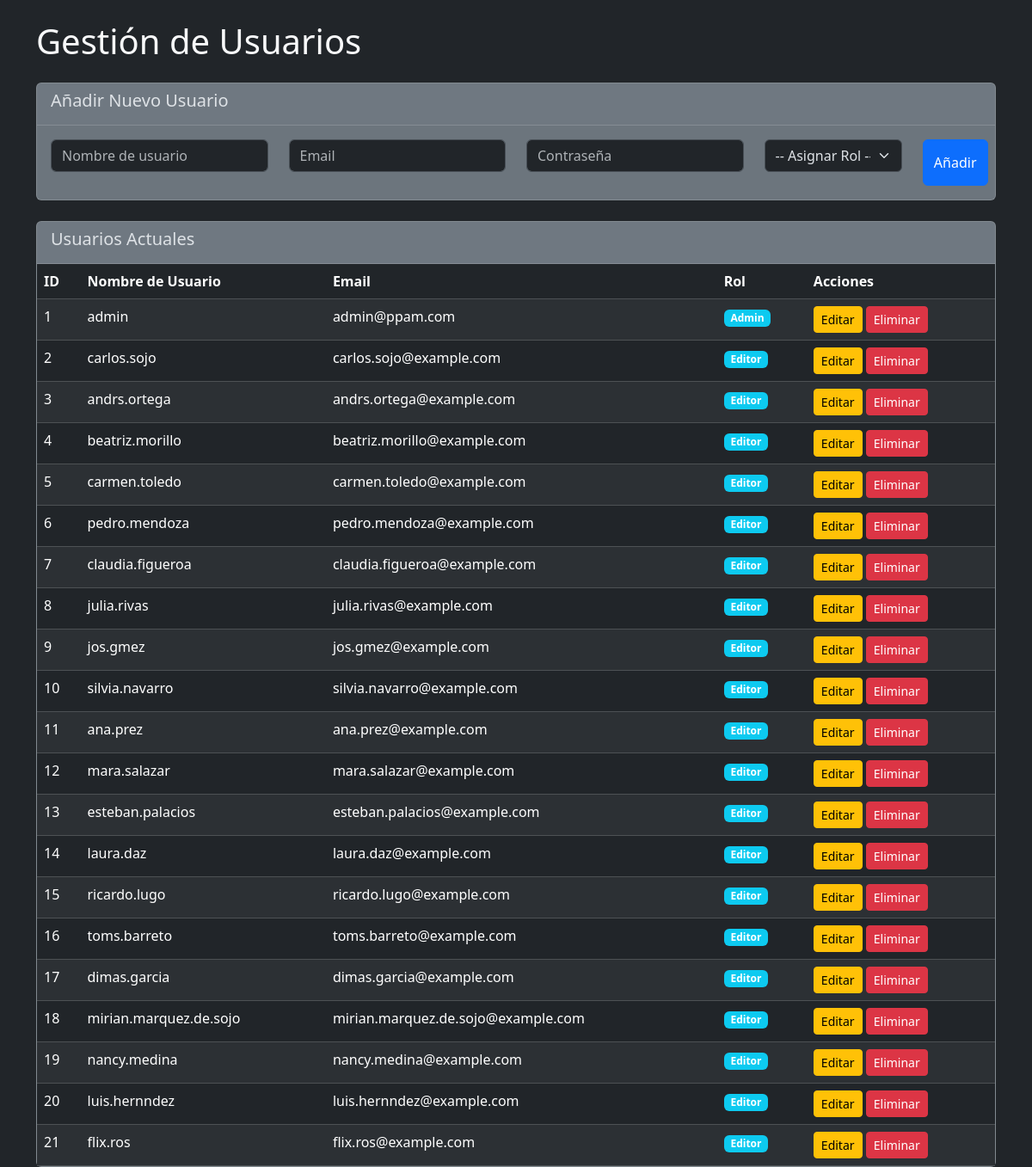
Page /admin/users (signed in) on the committed database.
### core/models.py (models this page shows, shortened)
class User(UserMixin, db.Model):
    __tablename__ = 'users'
    id = db.Column(db.Integer, primary_key=True)
    nombre_completo = db.Column(db.String(150), nullable=False)
    telefono = db.Column(db.String(50), nullable=True)
    fecha_nacimiento = db.Column(db.Date, nullable=True)
    fecha_bautismo = db.Column(db.Date, nullable=True)
    username = db.Column(db.String(64), unique=True, nullable=False)
    email = db.Column(db.String(120), unique=True, nullable=False)
    password_hash = db.Column(db.String(128), nullable=False)
    role_id = db.Column(db.Integer, db.ForeignKey('roles.id'))
    congregacion_id = db.Column(db.Integer, db.ForeignKey('congregaciones.id'))
    privilegios = db.relationship('Privilegio', secondary=user_privilegios, backref=db.backref('users', lazy=True))

class Role(db.Model):
    __tablename__ = 'roles'
    id = db.Column(db.Integer, primary_key=True)
    name = db.Column(db.String(64), unique=True, nullable=False)
    users = db.relationship('User', backref='role', lazy=True)

### admin.py (the view)
@admin_bp.route('/admin/users')
@login_required
def user_management():
    if current_user.role.name != 'admin':
        flash('No tienes permiso para acceder a esta página.', 'danger')
        return redirect(url_for('home'))
    users = User.query.all()
    roles = Role.query.all()
    return render_template('user_management.html', users=users, roles=roles)

### app.py (called while the page is built)
@login_manager.user_loader
def load_user(user_id):
    return db.session.get(User, int(user_id))

### templates/user_management.html (shortened to what this page needs)
<!DOCTYPE html>
<html lang="es" data-bs-theme="dark">
<head>
    <link href="https://cdn.jsdelivr.net/npm/bootstrap@5.3.3/dist/css/bootstrap.min.css" rel="stylesheet">
</head>
<body class="bg-dark text-light">
    <div class="container mt-4">
        <h1 class="mb-4">Gestión de Usuarios</h1>
        <div class="card bg-secondary mb-4">
            <div class="card-header">
                <h5>Añadir Nuevo Usuario</h5>
            </div>
            <div class="card-body">
                <form action="{{ url_for('admin.add_user') }}" method="POST">
                    <div class="row">
                        <div class="col-md-3 mb-3">
                            <input type="text" name="username" class="form-control" placeholder="Nombre de usuario" required>
                        </div>
                        <div class="col-md-3 mb-3">
                            <input type="email" name="email" class="form-control" placeholder="Email" required>
                        </div>
                        <div class="col-md-3 mb-3">
                            <input type="password" name="password" class="form-control" placeholder="Contraseña" required>
                        </div>
                        <div class="col-md-2 mb-3">
                            <select name="role_id" class="form-select" required>
                                <option value="">-- Asignar Rol --</option>
                            </select>
                        </div>
                        <div class="col-md-1 d-grid">
                            <button type="submit" class="btn btn-primary">Añadir</button>
                        </div>
                    </div>
                </form>
            </div>
        </div>
        <div class="card bg-secondary">
            <div class="card-header">
                <h5>Usuarios Actuales</h5>
            </div>
            <div class="table-responsive">
                <table class="table table-dark table-striped mb-0">
                    <thead>
                        <tr>
                            <th>ID</th>
                            <th>Nombre de Usuario</th>
                            <th>Email</th>
                            <th>Rol</th>
                            <th>Acciones</th>
                        </tr>
                    </thead>
                    <tbody>
                        {% for user in users %}
                        <tr>
                            <td>{{ user.id }}</td>
                            <td>{{ user.username }}</td>
                            <td>{{ user.email }}</td>
                            <td><span class="badge bg-info">{{ user.role.name.capitalize() }}</span></td>
                            <td>
                                <a href="#" class="btn btn-sm btn-warning">Editar</a>
                                <a href="#" class="btn btn-sm btn-danger">Eliminar</a>
                            </td>
                        </tr>
                        {% endfor %}
                    </tbody>
                </table>
            </div>
        </div>
    </div>
</body>
</html>

### rows in the picture
User: id "1", username "admin", email "admin@ppam.com", role.name "Admin"
User: id "2", username "carlos.sojo", email "carlos.sojo@example.com", role.name "Editor"
User: id "3", username "andrs.ortega", email "andrs.ortega@example.com", role.name "Editor"
User: id "4", username "beatriz.morillo", email "beatriz.morillo@example.com", role.name "Editor"
User: id "5", username "carmen.toledo", email "carmen.toledo@example.com", role.name "Editor"
User: id "6", username "pedro.mendoza", email "pedro.mendoza@example.com", role.name "Editor"
User: id "7", username "claudia.figueroa", email "claudia.figueroa@example.com", role.name "Editor"
User: id "8", username "julia.rivas", email "julia.rivas@example.com", role.name "Editor"
User: id "9", username "jos.gmez", email "jos.gmez@example.com", role.name "Editor"
User: id "10", username "silvia.navarro", email "silvia.navarro@example.com", role.name "Editor"
User: id "11", username "ana.prez", email "ana.prez@example.com", role.name "Editor"
User: id "12", username "mara.salazar", email "mara.salazar@example.com", role.name "Editor"
User: id "13", username "esteban.palacios", email "esteban.palacios@example.com", role.name "Editor"
User: id "14", username "laura.daz", email "laura.daz@example.com", role.name "Editor"
User: id "15", username "ricardo.lugo", email "ricardo.lugo@example.com", role.name "Editor"
User: id "16", username "toms.barreto", email "toms.barreto@example.com", role.name "Editor"
User: id "17", username "dimas.garcia", email "dimas.garcia@example.com", role.name "Editor"
User: id "18", username "mirian.marquez.de.sojo", email "mirian.marquez.de.sojo@example.com", role.name "Editor"
User: id "19", username "nancy.medina", email "nancy.medina@example.com", role.name "Editor"
User: id "20", username "luis.hernndez", email "luis.hernndez@example.com", role.name "Editor"
User: id "21", username "flix.ros", email "flix.ros@example.com", role.name "Editor"
